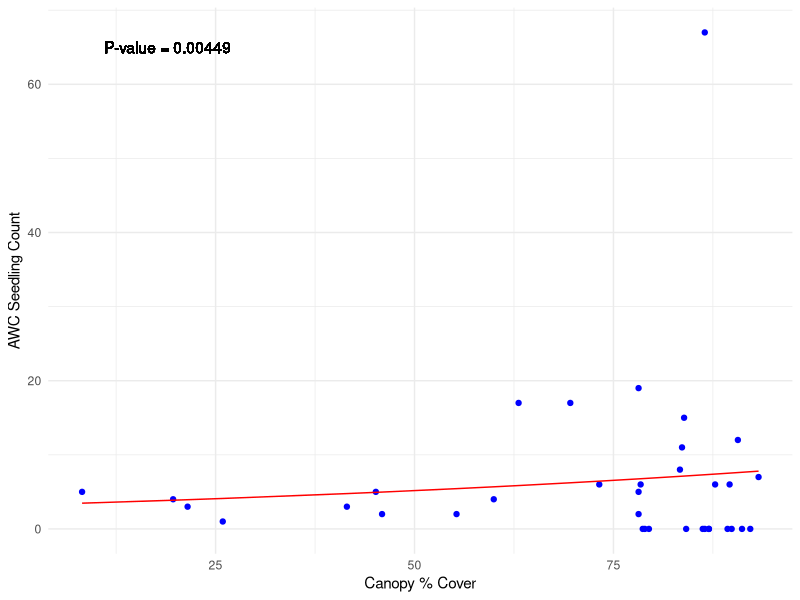
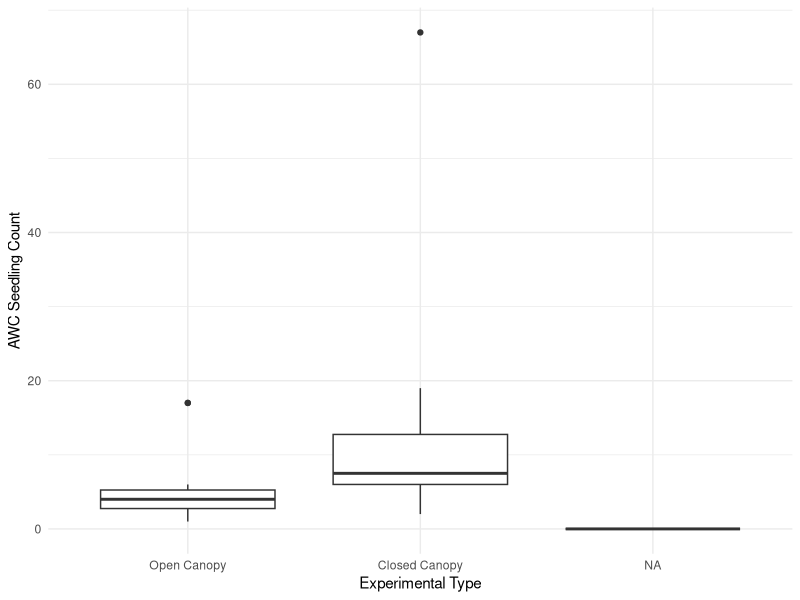
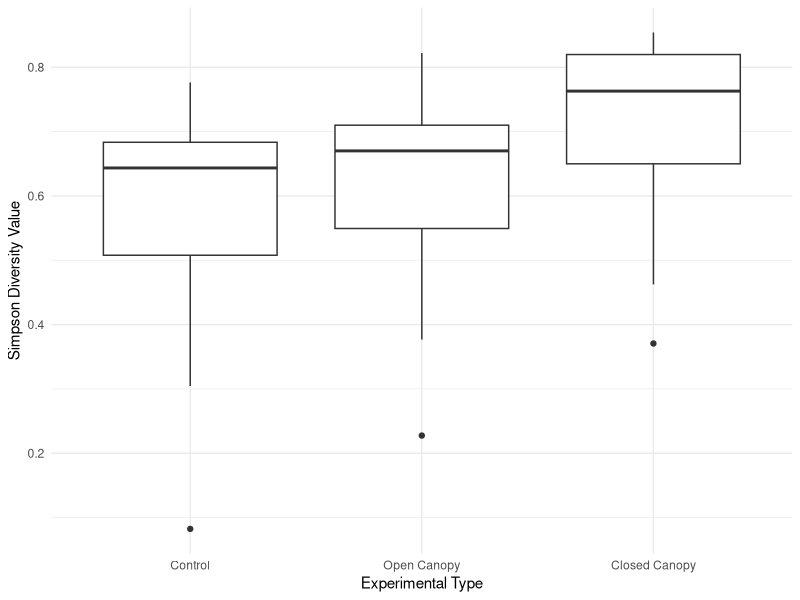
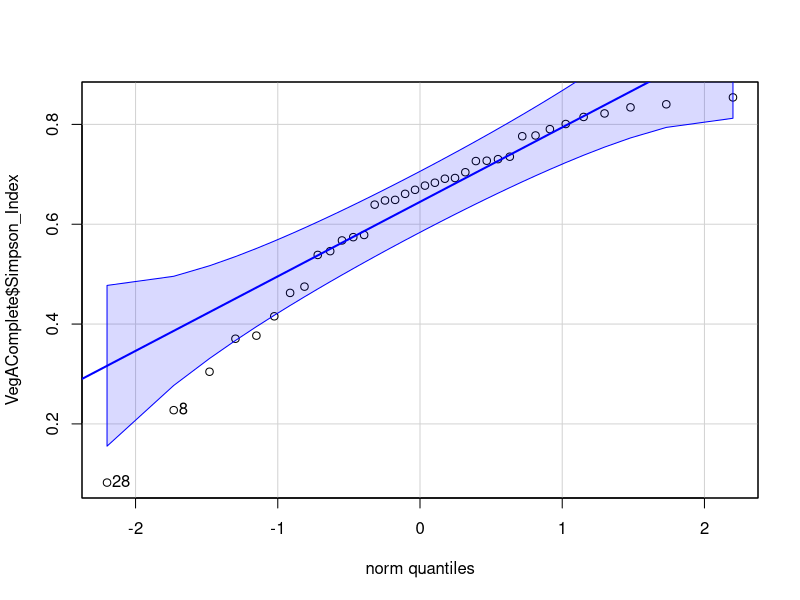
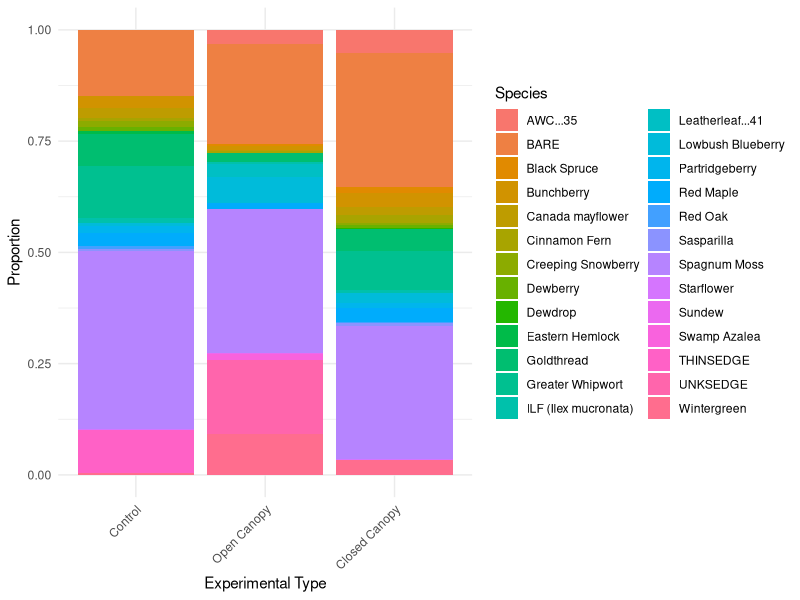
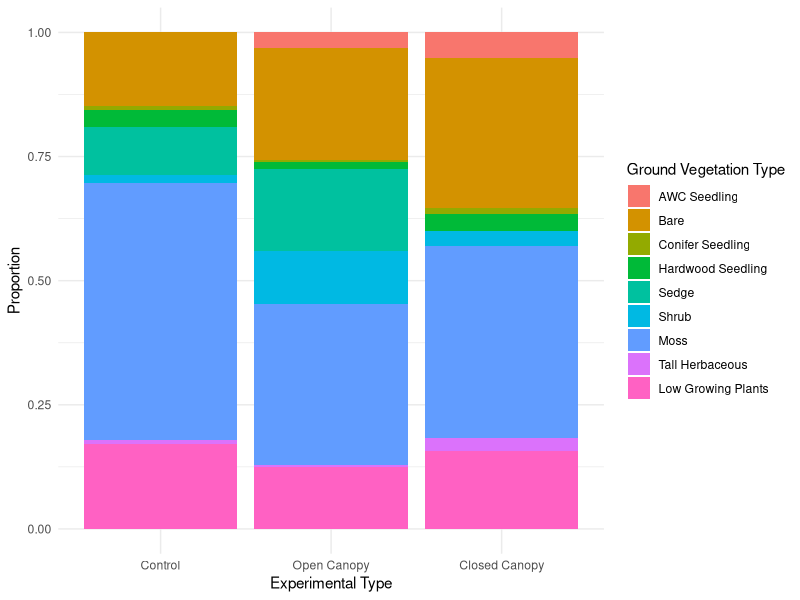
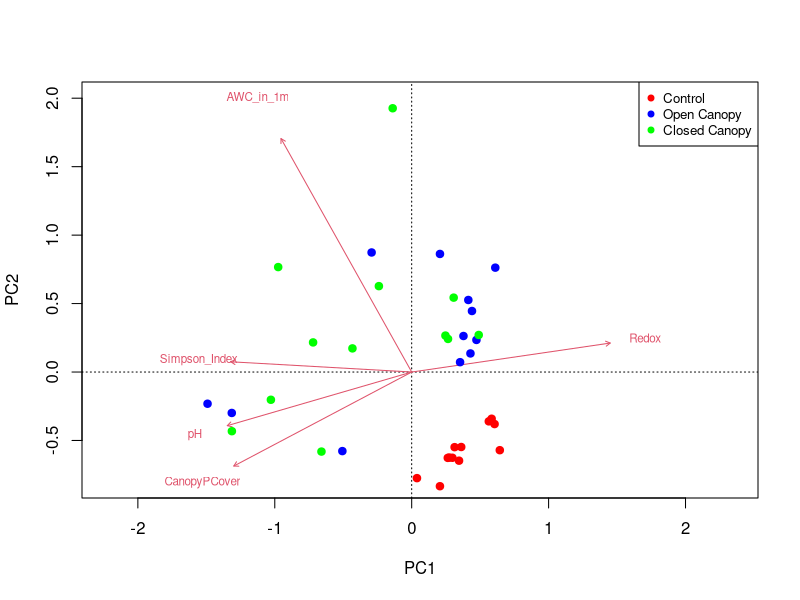

Generate these figures, in order, with R:
## ---- chunk 1
library(tidyverse)
library(ggplot2)
library(readr)
library(vegan)
library(car)
library(ggtext)

Regeneration_data <- read_csv("AWC_Regeneration_Data.csv")
## ---- chunk 2
CanopyCovervsSeedlingCount <- Regeneration_data %>%
  filter(Experimental_Type %in% c('CC', 'OC', 'Control')) %>%
  #filter(!(Plot == 11)) %>%
  select(Experimental_Type, Plot, CanopyPCover, AWC_in_1m) %>%
  mutate(CanopyPCover = as.numeric(CanopyPCover))

poisson_model <- glm(AWC_in_1m ~ CanopyPCover, data = CanopyCovervsSeedlingCount, family = "poisson")

#summary(poisson_model)

# Adding the predicted values to the dataset so that I can make a figure
CanopyCovervsSeedlingCount <- CanopyCovervsSeedlingCount %>%
  mutate(Predicted_AWC = predict(poisson_model, type = "response"))

ggplot(data = CanopyCovervsSeedlingCount, aes(x = CanopyPCover, y = AWC_in_1m)) +
  geom_point(color = "blue") + # Observed values
  geom_line(aes(y = Predicted_AWC), color = "red") + # Predicted values
  labs(x = 'Canopy % Cover', y = 'AWC Seedling Count') +
  theme_minimal() +
  geom_text(x = 19, y = 65, label = "P-value = 0.00449")
## ---- chunk 3
#Experimental Type vs Seedling Count

CanopyCovervsSeedlingCount$Experimental_Type <- factor(CanopyCovervsSeedlingCount$Experimental_Type, 
                                         levels = c("OC", "CC"),
                                         labels = c("Open Canopy", "Closed Canopy"))

ggplot(data = CanopyCovervsSeedlingCount, aes(x = Experimental_Type, y = AWC_in_1m)) +
  geom_boxplot() +
  labs(x = 'Experimental Type', y = 'AWC Seedling Count') +
  theme_minimal()
## ---- chunk 4
#Data subset with only ground veg cover data (Excluding Bare area)
VegAssemblage <- Regeneration_data[1:36, 20:44]
  
# Calculate Simpson Diversity Index using vegan's diversity() function
Simpson_Index <- diversity(as.matrix(VegAssemblage), index = "simpson")

# Add the Simpson Diversity Index as a new column to the complete data subset
VegAComplete <- Regeneration_data[1:36, c(3, 4, 6, 19:45, 60, 61)]
VegAComplete$Simpson_Index <- Simpson_Index

VegAComplete$Experimental_Type <- factor(VegAComplete$Experimental_Type, 
                        levels = c("Control", "OC", "CC"),  # Original levels
                        labels = c("Control", "Open Canopy", "Closed Canopy"))  # New names

ggplot(data = VegAComplete, aes(x = Experimental_Type, y = Simpson_Index)) +
  geom_boxplot() +
  labs(x = 'Experimental Type', y = 'Simpson Diversity Value') +
  theme_minimal()
## ---- chunk 5
#ANOVA

qqPlot(VegAComplete$Simpson_Index)
# data is normally distributed

leveneTest(VegAComplete$Simpson_Index ~ VegAComplete$Experimental_Type)
# Pvalue > 0.05: can't reject null hypothesis so the variances are equal (homoscedastic)

one.way <- aov(Simpson_Index ~ Experimental_Type, data = VegAComplete)
summary(one.way)
# We cannot reject the null hypothesis because the p value is > 0.05 (p = 0.162)
## ---- chunk 6
#Wilcoxon Rank Sum Test - No longer relevant: data is normally distributed

control_vs_oc <- subset(VegAComplete, Experimental_Type %in% c("Control", "Open Canopy"))
control_vs_cc <- subset(VegAComplete, Experimental_Type %in% c("Control", "Closed Canopy"))
oc_vs_cc <- subset(VegAComplete, Experimental_Type %in% c("Open Canopy", "Closed Canopy"))

# Wilcoxon rank sum tests
# Control vs Open Canopy
wilcox_control_oc <- wilcox.test(Simpson_Index ~ Experimental_Type, data = control_vs_oc)
# Control vs Closed Canopy
wilcox_control_cc <- wilcox.test(Simpson_Index ~ Experimental_Type, data = control_vs_cc)
# Open Canopy vs Closed Canopy
wilcox_oc_cc <- wilcox.test(Simpson_Index ~ Experimental_Type, data = oc_vs_cc)

test_results <- data.frame(
  Comparison = c("Control vs Open Canopy", 
                 "Control vs Closed Canopy", 
                 "Open Canopy vs Closed Canopy"),
  W_Statistic = c(wilcox_control_oc$statistic, 
                  wilcox_control_cc$statistic, 
                  wilcox_oc_cc$statistic),
  P_Value = c(wilcox_control_oc$p.value, 
              wilcox_control_cc$p.value, 
              wilcox_oc_cc$p.value)
)

library(knitr)
kable(test_results, caption = "Wilcoxon Rank Sum Test Results")

#Of all the tests, only the Control vs Closed Canopy group had a p value < 0.05, and therefore shows a statistically significant difference in the overall diversity between the Control study plots and the Closed Canopy study plots.
## ---- chunk 7
# The following is Proportion by Species: not opted for since the visualization is more confusing

species_data <- Regeneration_data[1:36, c(3, 20:45)] # Capture the Experimental type, Plot, and Species
species_data_long <- species_data %>%
  pivot_longer(cols = -Experimental_Type, names_to = "Species", values_to = "Proportion") %>%
  group_by(Experimental_Type) %>%
  mutate(Proportion = Proportion / sum(Proportion, na.rm = TRUE))  # Normalize to proportions

species_data_long$Experimental_Type <- factor(species_data_long$Experimental_Type, 
                                         levels = c("Control", "OC", "CC"),
                                         labels = c("Control", "Open Canopy", "Closed Canopy"))
# Create the stacked bar plot
ggplot(species_data_long, aes(x = Experimental_Type, y = Proportion, fill = Species)) +
  geom_bar(stat = "identity") +
  labs(x = "Experimental Type",
       y = "Proportion",
       fill = "Species") +
  theme_minimal() +
  theme(axis.text.x = element_text(angle = 45, hjust = 1))
## ---- chunk 8
# The following organizes indivudal species into groups, making the stacked bar plot easier to read and interpret

species_data <- Regeneration_data[1:36, c(3, 20:45)]  # Experimental type, Plot, and Species

# Define species groupings
species_groupings <- list(
  `AWC Seedling` = c("AWC", "AWC...35"),
  Bare = c("BARE"),
  `Conifer Seedling` = c("Black Spruce", "Eastern Hemlock"),
  `Hardwood Seedling` = c("Red Maple", "Red Oak"),
  Sedge = c("THINSEDGE", "UNKSEDGE"),
  Shrub = c("ILF (Ilex mucronata)", "Leatherleaf...41", "Lowbush Blueberry", "Swamp Azalea"),
  Moss = c("Greater Whipwort", "Spagnum Moss"),
  `Tall Herbaceous` = c("Cinnamon Fern", "Sasparilla"),
  `Low Growing Plants` = c(
    "Bunchberry", "Canada mayflower", "Creeping Snowberry",
    "Dewberry", "Dewdrop", "Goldthread", "Partridgeberry",
    "Starflower", "Sundew", "Wintergreen"
  )
)

# Convert the groupings to a table
species_mapping <- stack(species_groupings)
colnames(species_mapping) <- c("Species", "Group")

# Pivot data to long format
species_data_long <- species_data %>%
  pivot_longer(cols = -Experimental_Type, names_to = "Species", values_to = "Proportion") %>%
  left_join(species_mapping, by = "Species") %>%  # Add group information
  group_by(Experimental_Type, Group) %>%
  summarise(Proportion = sum(Proportion, na.rm = TRUE), .groups = "drop") %>%  # Summarize by group
  group_by(Experimental_Type) %>%
  mutate(Proportion = Proportion / sum(Proportion, na.rm = TRUE))  # Normalize to proportions

# Adjust Experimental Type labels
species_data_long$Experimental_Type <- factor(
  species_data_long$Experimental_Type,
  levels = c("Control", "OC", "CC"),
  labels = c("Control", "Open Canopy", "Closed Canopy")
)

# Stacked bar plot
ggplot(species_data_long, aes(x = Experimental_Type, y = Proportion, fill = Group)) +
  geom_bar(stat = "identity") +
  labs(
    x = "Experimental Type",
    y = "Proportion",
    fill = "Ground Vegetation Type"
  ) +
  theme_minimal()

## ---- chunk 9
CondensedData <- VegAComplete[1:36, c(3, 4, 31:33)]

# Perform PCA
pca <- rda(decostand(CondensedData, method = "hellinger"), scale = TRUE, center = TRUE)

# Extract the Experimental_Type column as a vector
Experimental_Type <- VegAComplete$Experimental_Type[1:36]

# Assign colors to each Experimental_Type
type_colors <- as.factor(Experimental_Type)
color_palette <- c("red", "blue", "green")  # Define your color palette
point_colors <- color_palette[as.numeric(type_colors)]

# Biplot with colored points
biplot(pca, scaling = "symmetric", display = "species")
points(scores(pca, display = "sites"), 
       col = point_colors, pch = 19)  # Add colored points for sites
legend("topright", legend = levels(type_colors), 
       col = color_palette, pch = 19, cex = 0.8)
